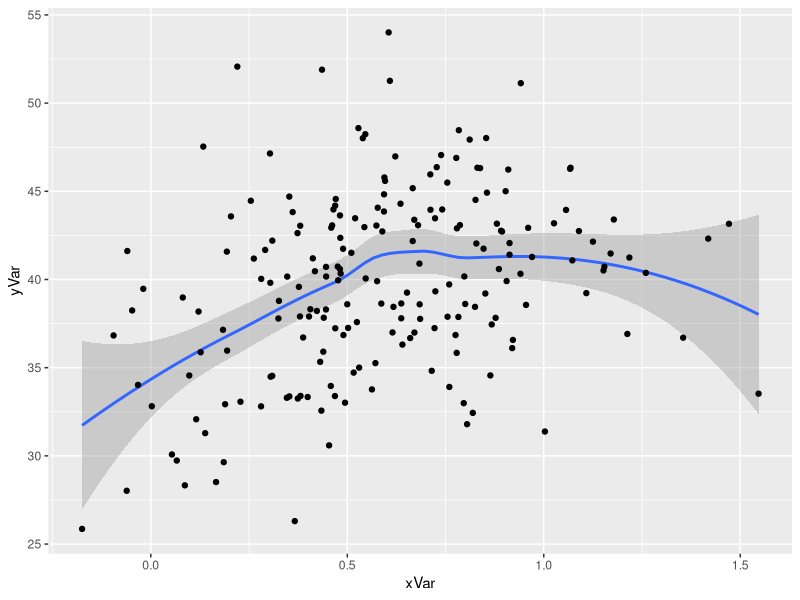
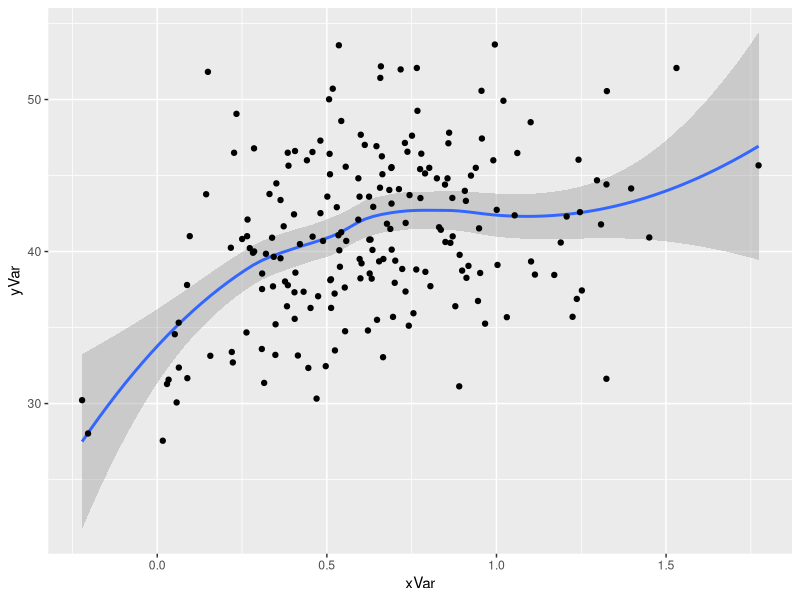
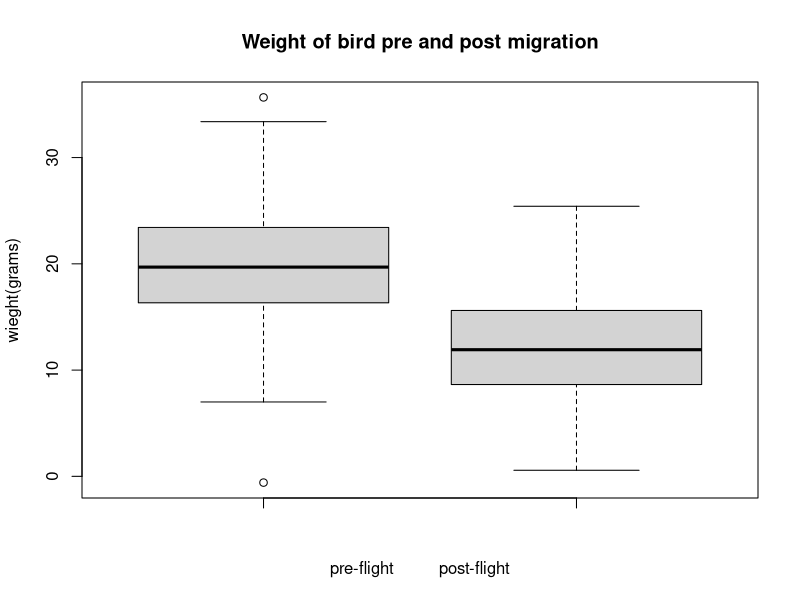
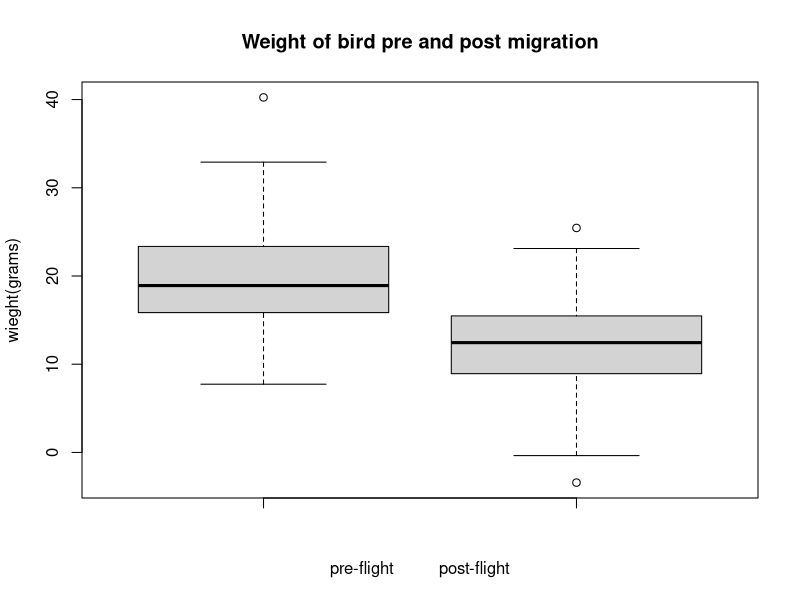

These charts were generated, in order, by the following R code:
## ---- chunk 1
knitr::opts_chunk$set(echo = TRUE)
## ---- chunk 2


# ----------------------------------------
# FUNCTION create_data
# description: create a data frame containing two normally distributed vectors that are positively associated with each other to represent colonization and brix variables
# inputs: n = number of samples
# outputs: data frame
##########################################
create_data <- function(n=200) {

frame <- data.frame(ID = seq_len(n),
                    colonization = sample(sort(rnorm(n,mean = 0.6,sd = 0.32)),prob=seq_len(n)),
                    brix = sample(sort(rnorm(n,mean=40,sd=5)),prob=seq_len(n)))

return(frame)

} # end of create_data
#-----------------------------------------
head(create_data())


# ----------------------------------------
# FUNCTION linear_regression
# description: analyze data using a linear model
# inputs: x and y vectors of brix and colonization values
# outputs: lm summary
##########################################
linear_regression <- function(xVar=sample(sort(rnorm(200,mean=0.6,sd=0.32)),prob=seq_len(200)),
                              yVar=sample(sort(rnorm(200,mean=40,sd=5)),prob=seq_len(200))) {

df <- data.frame(xVar,yVar)              
regModel <- lm(yVar~xVar,data=df)
return(summary(regModel))


} # end of linear regression
#-----------------------------------------
linear_regression()
# Is there a more stremlined way to carry data from the create_data function into the linear regression here?
print(unlist(linear_regression()))



# ----------------------------------------
# FUNCTION SummarizeOutput
# description: pull elements from model summary list
# inputs: summary = list from summary call of lm
# outputs: vector of regression residuals
##########################################
SummarizeOutput <- function(summary=NULL) {
if(is.null(summary)) {

summary <- unlist(summary(lm(sample(sort(rnorm(200,mean=40,sd=5)),prob=seq_len(200))~sample(sort(rnorm(200,mean=0.6,sd=0.32)),prob=seq_len(200)))))
}
  return(list(summary$r.squared,
              summary$coefficients7))
} # end of SummarizeOutput
#-----------------------------------------
SummarizeOutput()
# used the unlist() function to separate out r2 and p-values to grab. there is probaby a better way to do this. 

library(ggplot2)
# ----------------------------------------
# FUNCTION GraphResults
# description: Graph data qith a fitted OLS line
# inputs: x and y vectors of the same length
# outputs: output_description
##########################################
GraphResults <- function(xVar=sample(sort(rnorm(200,mean=0.6,sd=0.32)),prob=seq_len(200)),
                              yVar=sample(sort(rnorm(200,mean=40,sd=5)),prob=seq_len(200))) {

df <- data.frame(xVar,yVar)
p1 <- qplot(data=df,
            x=xVar,
            y=yVar,
            geom=c("smooth","point"))
print(p1)


} # end of GraphResults
#-----------------------------------------
GraphResults()
## ---- chunk 3

temp1 <- create_data()

x <- temp1$colonization
y <- temp1$brix

temp2 <- linear_regression(xVar=x,yVar=y)

temp3 <- SummarizeOutput(summary=temp2)

GraphResults(xVar=x,yVar=y)

## ---- chunk 4
# ----------------------------------------
# FUNCTION create_data
# description: create a data frame containing two normally distributed vectors to represent weights of birds before and after migration.
# inputs: n = number of samples
# outputs: data frame
##########################################
create_data <- function(n=200) {

frame <- data.frame(ID = seq_len(n),
                    pre_flight = rnorm(n,mean=20,sd=5),
                    post_flight = rnorm(n,mean=12,sd=5))
return(frame)

} # end of create_data
#-----------------------------------------
head(create_data())


# ----------------------------------------
# FUNCTION calculate_ANOVA
# description: analyze data using an ANOVA
# inputs: x and y vectors of pre-flight and post-flight weights
# outputs: ANOVA summary
##########################################
calculate_ANOVA <- function(xVar=rnorm(200,mean=20,sd=5),
                            yVar=rnorm(200,mean=12,sd=5)) {

df <- data.frame(xVar,yVar)              
ANOVAModel <- aov(yVar~xVar,data=df)
return(summary(ANOVAModel))


} # end of linear regression
#-----------------------------------------
calculate_ANOVA()
# Is there a more stremlined way to carry data from the create_data function into the linear regression here?
#print(unlist(calculate_ANOVA()))



# ----------------------------------------
# FUNCTION SummarizeOutput
# description: pull elements from model summary list
# inputs: summary = list from summary call of lm
# outputs: vector of regression residuals
##########################################
SummarizeOutput <- function(summary=NULL) {
if(is.null(summary)) {

summary <- summary(aov(rnorm(200,mean=20,sd=5)~rnorm(200,mean=12,sd=5)))
}
  return(list(Fval=unlist(summary)[7],
              probF=unlist(summary)[9]))
} # end of SummarizeOutput
#-----------------------------------------
SummarizeOutput()
# used the unlist() function to separate out summary stats of interest. Is there a better way to do this?. 



library(ggplot2)
# ----------------------------------------
# FUNCTION GraphResults
# description: Graph data qith a fitted OLS line
# inputs: x and y vectors of the same length
# outputs: output_description
##########################################
GraphResults <- function(xVar=rnorm(200,mean=20,sd=5),
                        yVar=rnorm(200,mean=12,sd=5)) {

xVar=rnorm(200,mean=20,sd=5)
yVar=rnorm(200,mean=12,sd=5)

  
df <- data.frame(xVar,yVar)

p1 <- boxplot(xVar,yVar,
        main="Weight of bird pre and post migration",
        at=c(1,2),
        nams= c("pre-flight","post-flight"),
        xlab="pre-flight         post-flight",
        ylab="wieght(grams)")


print(p1)


} # end of GraphResults
#-----------------------------------------
GraphResults()


## ---- chunk 5
temp1 <- create_data()

pre_flight <- temp1$pre_flight
post_flight <- temp1$post_flight

temp2 <- calculate_ANOVA(pre_flight,post_flight)
temp3 <- SummarizeOutput(summary=temp2)
GraphResults(xVar=pre_flight,yVar=post_flight)
